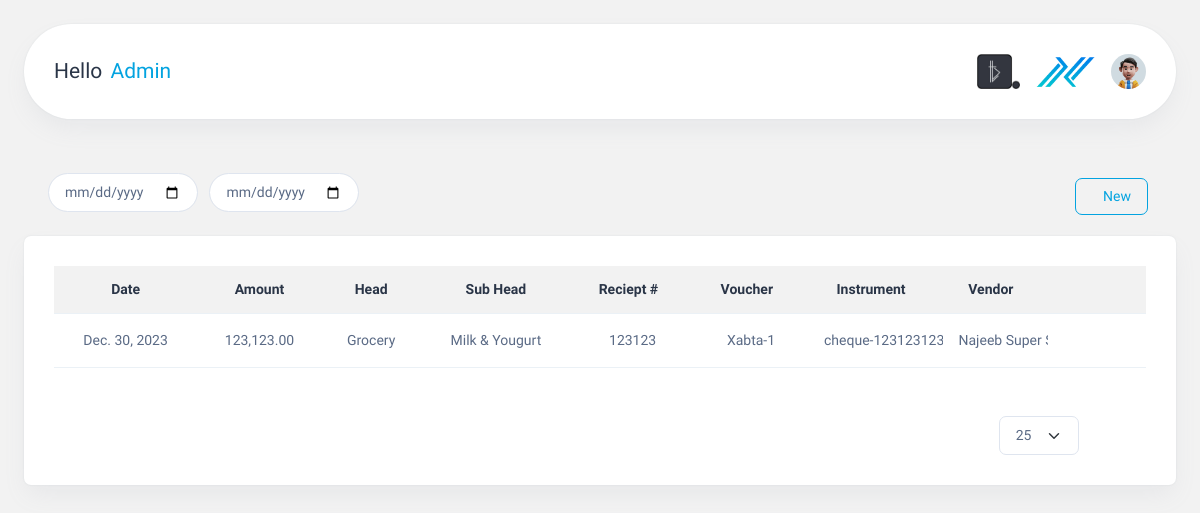
Page / (signed in) on the earlier database version.
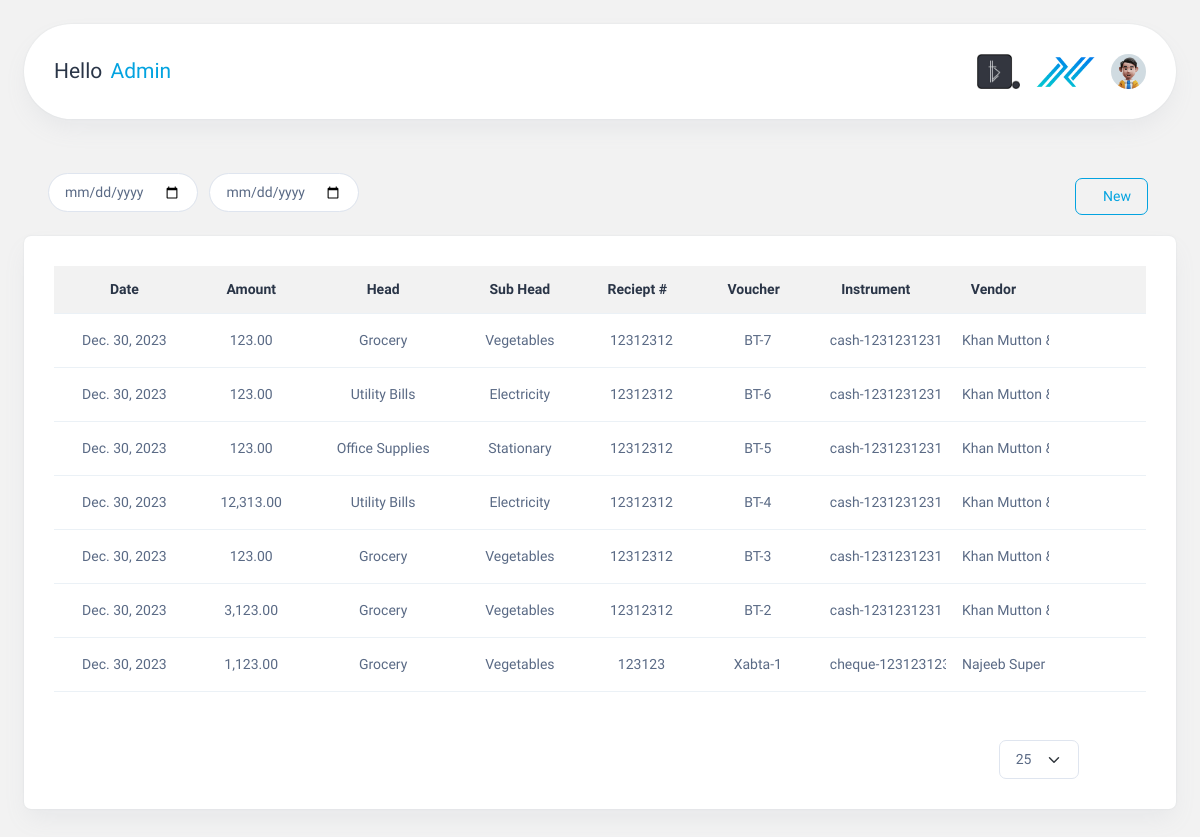
Same page on the later database version.
### Accountapp/models.py (models this page shows, shortened)
class AccountingEntry(models.Model):
    date = models.DateField(auto_now_add=True)
    amount = models.DecimalField(max_digits=20, decimal_places=2)
    head = models.ForeignKey(Head, on_delete=models.CASCADE)
    sub_head = models.ForeignKey(Shead, on_delete=models.CASCADE)
    description = models.TextField()
    receipt_number = models.CharField(max_length=20)
    charge_by = models.ForeignKey(
        charge, on_delete=models.CASCADE, null=True, blank=True
    )
    voucher = models.CharField(max_length=50, null=True, blank=True, unique=True)
    paid_by = models.ForeignKey(paid, on_delete=models.CASCADE, null=True, blank=True)
    claim_by = models.ForeignKey(claim, on_delete=models.CASCADE, null=True, blank=True)
    instrument = models.CharField(
        max_length=10,
        null=True,
        blank=True,
        choices=[("cash", "Cash"), ("cheque", "Cheque"), ("online", "Online Transfer"),("card","Card")],
    )
    cash_number = models.CharField(max_length=20, default=0, null=True, blank=True)
    cheque_number = models.CharField(max_length=20, default=0, null=True, blank=True)
    online_number = models.CharField(max_length=20, default=0, null=True, blank=True)
    card_number = models.CharField(max_length=4, default=0, null=True, blank=True)
    vendors = models.ForeignKey(Vendor, null=True, blank=True, on_delete=models.CASCADE)
    attachments = models.FileField(upload_to="attachments/", null=True, blank=True)
    comments = models.TextField()

class Head(models.Model):
    name = models.CharField(max_length=50)

class Shead(models.Model):
    head = models.ForeignKey(Head, on_delete=models.CASCADE)
    name = models.CharField(max_length=50)
    class Meta:
        verbose_name = "Sub Head"
        verbose_name_plural = "Sub Heads"
    def __str__(self):
        return self.name

class Vendor(models.Model):
    name = models.CharField(max_length=50, unique=True)
    def __str__(self):
        return self.name

### Accountapp/views.py (the view)
# urls.py: path("", views.showresult, name="submitfile"),
@login_required(login_url="signin")
def showresult(request):
    user = request.user
    accounting_form = AccountingEntry.objects.all().order_by("-id")
    today = date.today()
    return render(request, "submit.html", locals())

### Accountapp/templates/submit.html (shortened to what this page needs)
<!DOCTYPE html>
<html lang="en">
  <head>
    {% load static %}
    {% load humanize %}
    <link rel="stylesheet" href="https://code.jquery.com/ui/1.12.1/themes/base/jquery-ui.css" />
    <link rel="stylesheet" href="{% static 'css/styles.min.css' %}" />
    <link rel="stylesheet" href="{% static 'css/custom.css' %}" />
    <link rel="stylesheet" href="https://cdn.jsdelivr.net/npm/bootstrap-datepicker@1.9.0/dist/css/bootstrap-datepicker.min.css" />
  </head>
  <body>
    <div class="page-wrapper" id="main-wrapper" data-layout="horizontal" data-navbarbg="skin6" data-header-position="fixed">
      <div class="body-wrapper">
        <div class="container-fluid">
          <div class="card my-navbar">
            <div class="card-body d-flex justify-content-between align-items-center">
              <div>
                <h4 class="m-0" style="word-spacing: 3px;">Hello <span class="text-primary">{{ user.first_name }}</span></h4>
              </div>
              <div class="d-flex align-items-center justify-content-end">
                <img src="{% static 'images/logos/btfavicon1.png' %}" height="35" class="me-3" />
                <img src="{% static 'images/logos/logo1.png' %}" height="30" class="me-3" />
                <a class="" href="javascript:void(0)" id="drop2" data-bs-toggle="dropdown" aria-expanded="false"><img src="{% static 'images/profile/user-1.jpg' %}" alt="" width="35" height="35" class="rounded-circle" /></a>
              </div>
            </div>
          </div>
        </div>
        <div class="container-fluid d-flex justify-content-between align-items-center pt-0 pb-0 mb-0 mt-0">
          <div class="ms-4">
            <input type="date" id="dateInput" oninput="searchTabledate()" class="date-input me-2 mb-2" placeholder="Select start date" />
            <input type="date" id="endDate" class="date-input" oninput="searchTabledate()" />
          </div>
          <div class="me-4">
            <a href="{% url 'home' %}" class="btn btn-outline-primary me-1"><i class="ti ti-plus"></i>New</a>
          </div>
        </div>
        <div class="container-fluid pt-3">
          <div class="card">
            <div class="card-body">
              <div class="table-responsive">
                <table id="accounting-table" class="table text-nowrap mb-0 align-middle">
                  <thead class="text-dark fs-4 text-center">
                    <tr>
                      <th>Date</th>
                      <th>Amount</th>
                      <th>Head</th>
                      <th>Sub Head</th>
                      <th>
                        Reciept # <a id="drop2" data-bs-toggle="dropdown" aria-expanded="false" class="btn btn-primary text-primary" style="background-color: transparent; border: none; padding: 0; margin: -2px -6px -3px 0px;"><i class="ti ti-chevron-down"></i></a>
                      </th>
                      <th>
                        Voucher <button id="drop2" data-bs-toggle="dropdown" aria-expanded="false" class="btn btn-primary text-primary" style="background-color: transparent; border: none; padding: 0; margin: -2px -6px -3px 0px;"><i class="ti ti-chevron-down"></i></button>
                      </th>
                      <th>
                        Instrument <button id="drop2" data-bs-toggle="dropdown" aria-expanded="false" class="btn btn-primary text-primary" style="background-color: transparent; border: none; padding: 0; margin: -2px -6px -3px 0px;"><i class="ti ti-chevron-down"></i></button>
                      </th>
                      <th>
                        Vendor <button id="drop2" data-bs-toggle="dropdown" aria-expanded="false" class="btn btn-primary text-primary" style="background-color: transparent; border: none; padding: 0; margin: -2px -6px -3px 0px;"><i class="ti ti-chevron-down"></i></button>
                      </th>
                      <th>
                        <div class="d-flex justify-content-center">
                          <div>
                            <a class="nav-icon-hover text-primary" href="javascript:void(0)" id="drop3" data-bs-toggle="dropdown" aria-expanded="false"><i class="ti ti-dots" style="font-size: 1rem;"></i></a>
                          </div>
                        </div>
                      </th>
                    </tr>
                  </thead>
                  <tbody>
                    {% for entry in accounting_form|slice:':' %}
                      <tr class="text-center">
                        <td>{{ entry.date }}</td>
                        <td>{{ entry.amount|floatformat:2|intcomma }}</td>
                        <td>{{ entry.head.name }}</td>
                        <td>{{ entry.sub_head }}</td>
                        <td>{{ entry.receipt_number }}</td>
                        <td>{{ entry.voucher }}</td>
                        {% if entry.instrument == 'cash' or entry.instrument == 'Cash' %}
                          <td class="instrument">{{ entry.instrument }}-{{ entry.cash_number }}</td>
                        {% elif entry.instrument == 'Cheque' or entry.instrument == 'cheque' %}
                          <td class="instrument">{{ entry.instrument }}-{{ entry.cheque_number }}</td>
                        {% elif entry.instrument == 'Card' or entry.instrument == 'card' %}
                          <td class="instrument">{{ entry.instrument }}-{{ entry.card_number }}</td>
                        {% else %}
                          <td class="instrument">{{ entry.instrument }}-{{ entry.online_number }}</td>
                        {% endif %}
                        <td class="vendor">{{ entry.vendors }}</td>
                        <td>
                          <button class="text-primary accordion-toggle" data-target="#details{{ entry.id }}" style="background-color: transparent; border: none; padding: 0;"><i class="ti ti-chevron-down" style="font-size: 1.1rem;"></i></button>
                          {% if entry.date == today %}
                            <a href="{% url 'editfile' entry.id %}" class="edit-button text-nowrap text-primary"><i class="ti ti-edit" style="font-size: 1.1rem;"></i></a>
                            <a href="{% url 'deletefile' entry.id %}" class="delete-button text-nowrap text-primary" onclick="return confirm('Are you sure you want to delete this entry?');"><i class="ti ti-trash" style="font-size: 1.1rem;"></i></a>
                          {% else %}
                            <span class="edit-button disabled text-nowrap text-primary"><i class="ti ti-edit" style="font-size: 1.1rem;"></i></span>
                            <span class="delete-button disabled text-nowrap text-primary"><i class="ti ti-trash" style="font-size: 1.1rem;"></i></span>
                          {% endif %}
                        </td>
                      </tr>
                    {% endfor %}
                  </tbody>
                </table>
              </div>
              <div class="d-flex align-items-center justify-content-end">
                <div class="text-center mt-5 me-2">
                  <select id="recordsPerPage" class="form-select" onchange="updateTableRows()">
                    <option value="50" selected>25</option>
                  </select>
                </div>
                <div class="text-center mt-5">
                  <button onclick="loadPreviousRows()" id="loadPreviousButton" class="btn btn-primary text-primary" style="background-color: transparent; border: none; padding: 0;"><i class="ti ti-chevron-left toggle-buttons"></i></button>
                  <button onclick="loadNextRows()" id="loadNextButton" class="btn btn-primary text-primary me-3" style="background-color: transparent; border: none; padding: 0;"><i class="ti ti-chevron-right toggle-buttons"></i></button>
                </div>
              </div>
            </div>
          </div>
        </div>
      </div>
    </div>
  </body>
</html>

### Accountapp/static/css/custom.css (style rules this page uses)
a.text-primary, .text-primary { color: #03a3e0 !important; }

### Accountapp/templates/submit.html (style rules this page uses)
html { background-color: #f2f2f2 !important; }
body { background-color: #f2f2f2 !important; }
.toggle-buttons { font-size: 1.6rem; }
.edit-button.disabled, .delete-button.disabled { color: #999 !important; cursor: not-allowed; pointer-events: none; text-decoration: none; }
.my-navbar { border-radius: 50px !important; }
.date-input { max-width: 150px; padding: 8px 16px; font-size: 0.875rem; font-weight: 400; line-height: 1.5; color: #5a6a85; border-radius: 50px; background-color: #fff; background-clip: padding-box; border: var(--bs-border-width) solid #dfe5ef; }
thead { background-color: #f2f2f2; }
th { width: fit-content; text-align: center; padding-top: 13px !important; padding-bottom: 13px !important; font-size: 14px !important; }
td.vendor, td.instrument { box-sizing: border-box !important; max-width: 10px !important; overflow: hidden; margin-right: 20px; }

Differences in the rows shown:
added AccountingEntry: date "Dec. 30, 2023", amount "123.00", head.name "Grocery", sub_head "Vegetables", receipt_number "12312312", voucher "BT-7", instrument "cash", cash_number "1231231231", vendors "Khan Mutton…"
added AccountingEntry: date "Dec. 30, 2023", amount "123.00", head.name "Utility Bills", sub_head "Electricity", receipt_number "12312312", voucher "BT-6", instrument "cash", cash_number "1231231231", vendors "Khan Mutton…"
added AccountingEntry: date "Dec. 30, 2023", amount "123.00", head.name "Office Supplies", sub_head "Stationary", receipt_number "12312312", voucher "BT-5", instrument "cash", cash_number "1231231231", vendors "Khan Mutton…"
added AccountingEntry: date "Dec. 30, 2023", amount "12,313.00", head.name "Utility Bills", sub_head "Electricity", receipt_number "12312312", voucher "BT-4", instrument "cash", cash_number "1231231231", vendors "Khan Mutton…"
added AccountingEntry: date "Dec. 30, 2023", amount "123.00", head.name "Grocery", sub_head "Vegetables", receipt_number "12312312", voucher "BT-3", instrument "cash", cash_number "1231231231", vendors "Khan Mutton…"
added AccountingEntry: date "Dec. 30, 2023", amount "3,123.00", head.name "Grocery", sub_head "Vegetables", receipt_number "12312312", voucher "BT-2", instrument "cash", cash_number "1231231231", vendors "Khan Mutton…"
changed AccountingEntry "Xabta-1": amount "123,123.00" → "1,123.00"; sub_head "Milk & Yougurt" → "Vegetables"
